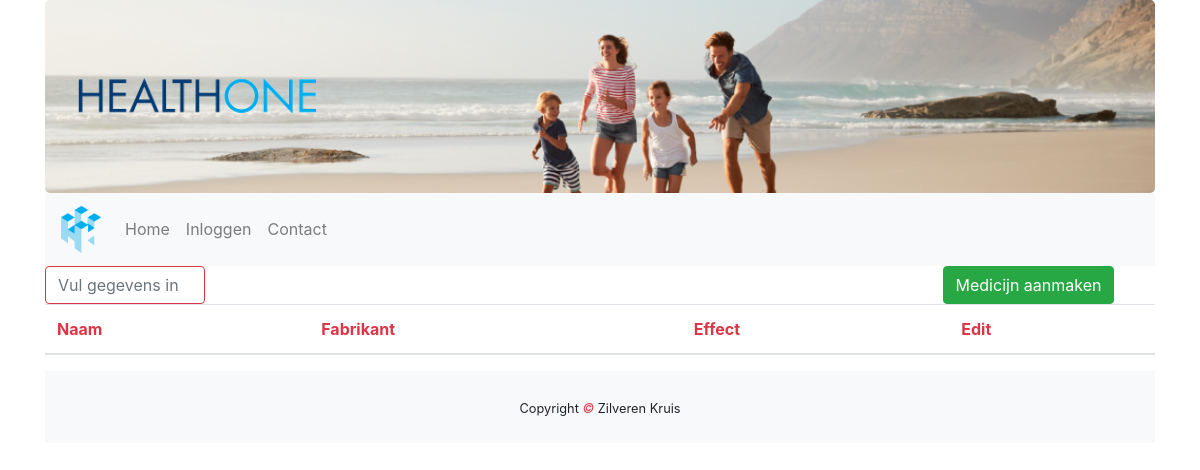
The page /zorgverzekeraar/medicijnen/overzicht.php on the database as committed earlier.
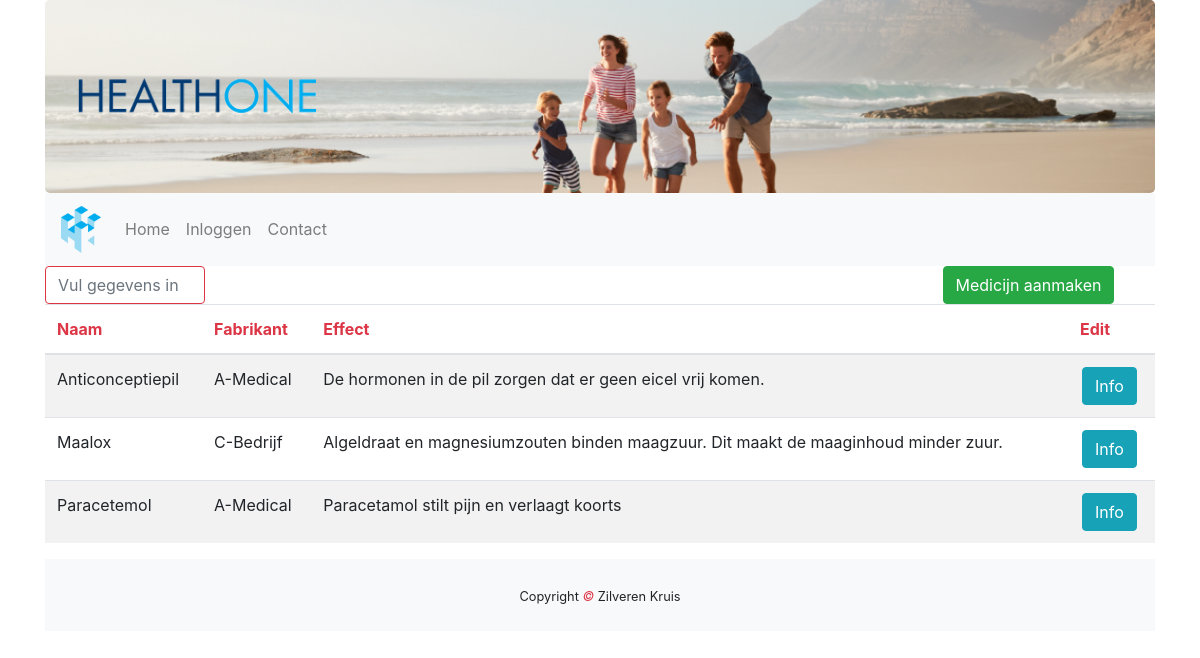
The same page on the database as committed later.
### tables this page shows
CREATE TABLE `medicijn` (
  `id` int(11) NOT NULL,
  `naam` varchar(45) DEFAULT NULL,
  `fabrikant` varchar(50) DEFAULT NULL,
  `vergoeding` tinyint(1) NOT NULL DEFAULT 0,
  `bijwerkingen` varchar(255) DEFAULT NULL,
  `effect` varchar(255) DEFAULT NULL,
  `prijs` double(10,2) DEFAULT NULL
);

### zorgverzekeraar/medicijnen/overzicht.php (the view, shortened to what this page needs)
<!DOCTYPE html>
<html lang="en">
<head>
    <link rel="stylesheet" href="https://maxcdn.bootstrapcdn.com/bootstrap/4.3.1/css/bootstrap.min.css">
    <link rel="stylesheet" href="../../css/index.css">
</head>
<body>
<div class="container">
    <div class="jumbotron text-center"
    ">
    <div class="row">
        <div class="col-sm-3">
            <img class="d-none d-sm-block img-fluid" src="../../img/healthtwo_text_transparent.png" alt="Logo">
        </div>
    </div>
</div>
<nav class="navbar navbar-expand-sm bg-light navbar-light sticky-top">
    <a class="navbar-brand" href="..../index.php">
        <img class="navbrand" src="../../img/healthtwo_logo_transparent.png" alt="Logo">
    </a>
    <div class="collapse navbar-collapse" id="collapse_target">
        <ul class="navbar-nav">
            <li class="nav-item">
                <a class="nav-link" href="../../index.php">Home</a>
            </li>
            <li class="nav-item">
                <a class="nav-link" href="#">Inloggen</a>
            </li>
            <li class="nav-item">
                <a class="nav-link" href="../../contact.php">Contact</a>
            </li>
        </ul>
    </div>
</nav>
<div class="row text-center">
    <div class="col-lg-2">
        <input class="form-control form-control-underlined border-danger" id="myInput" type="text"
               placeholder="Vul gegevens in">
    </div>
    <div class="col-lg-7">
    </div>
    <div class="col-lg-3">
        <a href="overzicht/aanmaken.php"><button class='btn btn-success' type=button>Medicijn aanmaken</button></a>
    </div>
</div>
<div class="table-responsive">
    <table class="table table-striped">
        <thead>
        <tr>
            <th scope="col" class="text-danger">Naam</th>
            <th scope="col" class="text-danger">Fabrikant</th>
            <th scope="col" class="text-danger">Effect</th>
            <th scope="col" class="text-danger">Edit</th>
        </tr>
        </thead>
        <tbody id="myTable">
        <?php
        try {
            $db = new PDO("mysql:host=localhost;dbname=healthone", "root", "");
            $query = $db->prepare("SELECT * FROM medicijn");
            $query->execute();
            $result = $query->fetchAll(PDO::FETCH_ASSOC);
            foreach ($result as &$data) {
                echo "<tr>";
                echo "<td>" . $data['naam'] . "</td>";
                echo "<td>" . $data["fabrikant"] . "</td>";
                echo "<td>" . $data['effect'] . "</td>";
                echo "<td><a href='overzicht/info.php?id=" . $data['id'] . "'>" . "<button type=\"button\" class=\"btn btn-info\">Info</button></a></td>";
                echo "</tr>";
            }
        } catch (PDOException $e) {
            die("OEPS iets is fout!" . $e->getMessage());
        }
        ?>
        </tbody>
    </table>
</div>
<footer class="py-4 bg-light text-dark-50 text-center">
    <small>Copyright <em class="text-danger"> &copy; </em>Zilveren Kruis</small>
</footer>
</div>
</body>
</html>

### css/index.css (style rules this page uses)
.jumbotron { margin-bottom: 0; background-image: url(../img/zilverenkruis_jumbotron.png); background-repeat: no-repeat; -webkit-background-size: cover; -o-background-size: cover; background-size: cover; }
.navbrand { width:40px; }
a { color: black; }
a button { margin-left: 2px; }

Rows that differ between the two databases and show on the page:
added medicijn: naam "Anticonceptiepil", fabrikant "A-Medical", effect "De hormonen in de pil zorgen dat er geen eicel vrij komen."
added medicijn: naam "Maalox", fabrikant "C-Bedrijf", effect "Algeldraat en magnesiumzouten binden maagzuur. Dit maakt de maaginhoud minder zuur."
added medicijn: naam "Paracetemol", fabrikant "A-Medical", effect "Paracetamol stilt pijn en verlaagt koorts"
